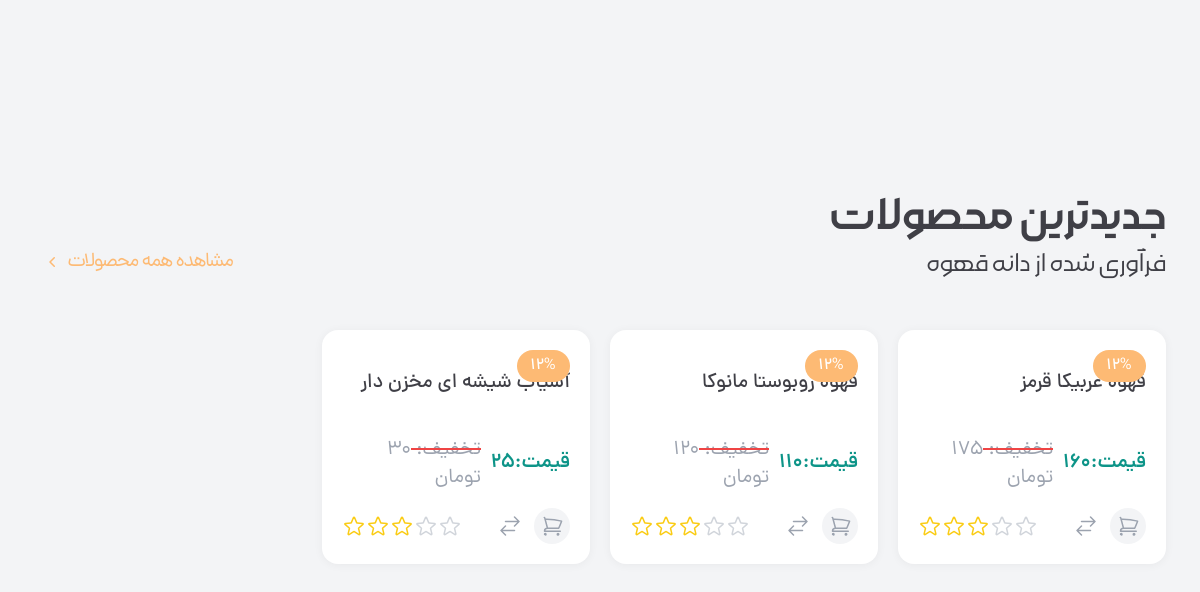
/store/, run on the app's committed database.
### store/models.py (models this page shows, shortened)
class Product(models.Model):
    name = models.CharField(max_length=100, verbose_name='نام محصول')
    FooterLinkBox3 = models.ForeignKey(to=FooterLinkBox3, on_delete=models.CASCADE, null= True, verbose_name='دسته بندی')
    price = models.IntegerField(verbose_name='قیمت')
    price2 = models.IntegerField(verbose_name='قیمت بدون تخفیف', blank=True, null=True)
    is_available = models.BooleanField(default=False)
    image = models.ImageField(upload_to='images/product', blank=True, null=True)
    short_description = models.CharField(max_length=360, db_index=True, null=True, verbose_name='توضیحات کوتاه')
    description = models.TextField(verbose_name='توضیحات اصلی', db_index=True)
    slug = models.SlugField(default="", null=False, db_index=True, blank=True, max_length=200, unique=True,
                            verbose_name='عنوان در url')
    is_active = models.BooleanField(default=True,verbose_name='فعال / غیرفعال')
    is_delete = models.BooleanField(default=True,verbose_name='حذف شده / نشده')
    @property
    def display_info(self):
        if self.is_available:
            return f'قیمت:{self.price}'
        else:
            return 'این محصول موجود نیست'
    @property
    def offer_info(self):
        if self.is_available and self.price2:
            return f"تخفیف: {self.price2} تومان"
        return ""
    class Meta:
        verbose_name = 'محصول'
        verbose_name_plural = 'محصولات'

### store/views.py (the view)
# urls.py: path('', views.StoreListView.as_view(), name='store_caf'),
class StoreListView(ListView):
    template_name = 'store/store.html'
    model = Product
    context_object_name = 'products'

### store/templates/store/store.html (shortened to what this page needs)
{% extends '_layout.html' %}
{% block content %}
        <section>
        <div class="products-img flex">
        <div class="container mt-8 md:mt-48">
            <div class="flex justify-between items-end">
                <div>
                    <h4 class="products-title">جدیدترین محصولات</h4>
                    <span class="products-sub-title">فرآوری شده از دانه قهوه</span>
                </div>
                <div
                    class="flex items-center justify-center  md:gap-x-1 hover:bg-orange-200/20 h-10  md:w-52 rounded-md">
                    <a class="link-head-products" href="#">مشاهده همه محصولات</a>
                    <svg class="w-5 h-5 fill-orange-300">
                        <use class="" href="#chevron-left"></use>
                    </svg>
                </div>
            </div>
            <div class="grid grid-cols-2 md:grid-cols-3 lg:grid-cols-4 mt-12 child:md:p-5 child:p-2 child:bg-white dark:child:bg-zinc-700 gap-3.5 md:gap-5 child:rounded-2xl child:shadow-Normal  child:transition-colors">
              {% for product in products %}
              	    {% include 'include/store_models.html' with product=product %}
              {% endfor %}
            </div>
        </div>
        </div>
    </section>
{% endblock %}

### store/templates/include/store_models.html (shortened to what this page needs)
<div>
    <div class=" flex items-center justify-center relative">
        <span
                class="absolute top-0 right-0 inline-block py-0.5 px-2.5 xs:py-1 xs:px-3.5 bg-orange-300 text-white dark:text-zinc-700 font-DanaMedium text-base rounded-[100px]">12%</span>
    </div>
    <div>
        <h4
                class="font-DanaMedium text-sm sm:text-xl mt-2 md:mt-5 text-zinc-700 dark:text-white min-h-10 sm:min-h-14 line-clamp-2 transition-colors">
            {{ product.name }}</h4>
        <div class="mt-1.5 md:mt-2.5 flex items-center gap-x-2.5">
            <div>
                <span class="text-base sm:text-xl font-DanaDemiBold text-teal-600 inline-block">{{ product.display_info }}</span>
            </div>
            {% if product.offer_info %}
                <div class="relative">
                    <span class="line-offer absolute top-2.5 sm:top-3 inline-block w-14 sm:w-[70px] xl:w-[112px] border border-red-500"></span>
                    <span class="text-base sm:text-xl font-DanaRegular text-gray-400 inline-block">{{ product.offer_info }}</span>
                </div>
            {% endif %}
        </div>
        <div class="flex items-center justify-between mt-2.5 sm:mt-4">
            <div class="flex items-center gap-x-1 sm:gap-x-3  ">
                                <span>
                                    <svg
                                            class="w-7 h-7 sm:w-[36px] sm:h-[36px] bg-gray-100 dark:bg-zinc-800 stroke-gray-400 dark:stroke-gray-400  hover:bg-teal-600 dark:hover:bg-teal-600 hover:stroke-white dark:hover:stroke-white rounded-full p-1.5">
                                        <use class="" href="#shoping-cart"></use>
                                    </svg>
                                </span>
                <svg class="w-4 h-4 sm:w-6 sm:h-6 hover:child:text-emerald-500 cursor-pointer">
                    <use class="text-gray-400 " href="#arrows-right-left"></use>
                </svg>
            </div>
            <div class="flex">
                <svg class="w-4 h-4 sm:w-6 sm:h-6">
                    <use class="text-gray-300" href="#star-outline"></use>
                </svg>
                <svg class="w-4 h-4 sm:w-6 sm:h-6">
                    <use class="text-gray-300" href="#star-outline"></use>
                </svg>
                <svg class="w-4 h-4 sm:w-6 sm:h-6">
                    <use class="text-yellow-400" href="#star-outline"></use>
                </svg>
                <svg class="w-4 h-4 sm:w-6 sm:h-6">
                    <use class="text-yellow-400" href="#star-outline"></use>
                </svg>
                <svg class="w-4 h-4 sm:w-6 sm:h-6">
                    <use class="text-yellow-400" href="#star-outline"></use>
                </svg>
            </div>
        </div>
    </div>
</div>

### data on the page
Product: name "قهوه عربیکا قرمز", display_info "قیمت:160", offer_info "تخفیف: 175 تومان"
Product: name "قهوه روبوستا مانوکا", display_info "قیمت:110", offer_info "تخفیف: 120 تومان"
Product: name "آسیاب شیشه ای مخزن دار", display_info "قیمت:25", offer_info "تخفیف: 30 تومان"
